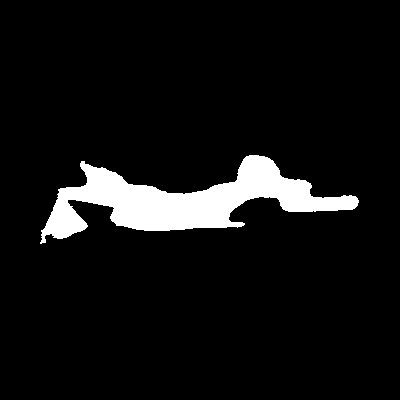
#> input picture envs_new/maps/field_coverage/field/field_1.png, 400 x 400 px, given as the content of the folder /home/lzh/HouseExpo, which was not available
$ python convert_houseexpo_to_indoor_coverage.py
#> lines starting #> are read from the running program, lines starting #| are printed output that depends on the picture; after the words box and inside, x2 and y2 are one past the last pixel; in counts of white or black regions, pixels touching at a corner belong together; pictures that were not available may be replaced by others from this repository, and a replacement may not be noted
#!/usr/bin/env python3
"""
HouseExpo 数据集转换脚本 - 将 HouseExpo PNG 转换为 NewCppRL 格式

处理逻辑：
1. 等比缩放：长边→320，短边等比
2. 居中放置到 400×400 黑色画布（边界外为障碍物）
3. 生成配对的 field/obstacle PNG

使用方法：
    python envs_new/tools/convert_houseexpo_to_indoor_coverage.py
"""

import cv2
import numpy as np
from PIL import Image
from pathlib import Path
from tqdm import tqdm


def convert_houseexpo(src_dir, output_dir, max_edge=320, canvas_size=400):
    """
    转换 HouseExpo PNG 到 indoor_coverage 格式

    参数：
        src_dir: HouseExpo 目录
        output_dir: 输出目录（包含 field/ 和 obstacle/ 子目录）
        max_edge: 缩放后长边尺寸（默认320，留出边界空间）
        canvas_size: 画布尺寸（默认400）
    """
#> called with src_dir = '/home/lzh/HouseExpo', max_edge = 320, canvas_size = 400
    field_dir = Path(output_dir) / 'field'
    obstacle_dir = Path(output_dir) / 'obstacle'
    field_dir.mkdir(parents=True, exist_ok=True)
    obstacle_dir.mkdir(parents=True, exist_ok=True)

    # 智能接续：找现有最大序号
    existing = list(field_dir.glob('field_*.png'))
    if existing:
        start_idx = max(int(f.stem.split('_')[1]) for f in existing) + 1
    else:
        start_idx = 0

    # 收集 PNG 文件（排除 Zone.Identifier）
    pngs = sorted([f for f in Path(src_dir).glob('*.png') if 'Zone' not in f.name])

    print(f"源目录: {src_dir}")
    print(f"输出目录: {output_dir}")
    print(f"找到 {len(pngs)} 个 PNG 文件")
    print(f"起始序号: {start_idx}")
    print(f"缩放参数: 长边→{max_edge}, 画布→{canvas_size}×{canvas_size}")
    print()

    for i, png_file in enumerate(tqdm(pngs, desc="转换中")):
        idx = start_idx + i

        # 读取图片
        img = np.array(Image.open(png_file).convert('L'))  # 确保灰度
#> img is the input picture: shape (400, 400); 6.9% white; 1 white region, box (x1, y1, x2, y2) and area: (40, 155, 359, 244) 11107
        h, w = img.shape
#> h = 400; w = 400

        # 等比缩放：长边→max_edge
        scale = max_edge / max(h, w)
#> scale = 0.8
        new_h, new_w = int(h * scale), int(w * scale)
#> new_h = 320; new_w = 320
        resized = cv2.resize(img, (new_w, new_h), interpolation=cv2.INTER_NEAREST)
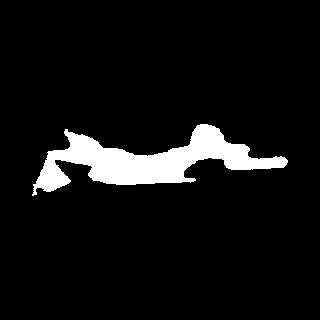
#> resized: shape (320, 320); 6.9% white; 1 white region, box (x1, y1, x2, y2) and area: (32, 124, 288, 196) 7105

        # 二值化（确保只有 0 和 255）
        resized = ((resized > 127) * 255).astype(np.uint8)

        # 创建黑色画布（全障碍物），居中放置
        field = np.zeros((canvas_size, canvas_size), dtype=np.uint8)
        y_off = (canvas_size - new_h) // 2
#> y_off = 40
        x_off = (canvas_size - new_w) // 2
#> x_off = 40
        field[y_off:y_off+new_h, x_off:x_off+new_w] = resized
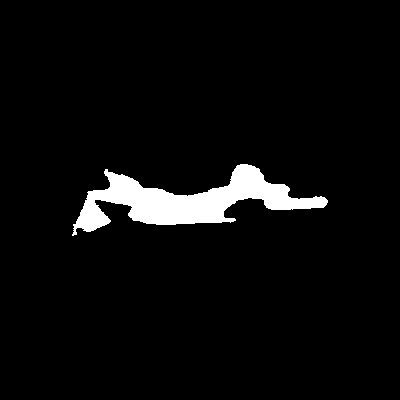
#> field: shape (400, 400); 4.4% white; 1 white region, box (x1, y1, x2, y2) and area: (72, 164, 328, 236) 7105

        # obstacle = 反转
        obstacle = 255 - field

        # 保存
        cv2.imwrite(str(field_dir / f'field_{idx}.png'), field)
        cv2.imwrite(str(obstacle_dir / f'obstacle_{idx}.png'), obstacle)

    print(f"\n✅ 转换完成！共处理 {len(pngs)} 个场景")
    print(f"   序号范围: {start_idx} ~ {start_idx + len(pngs) - 1}")
    print(f"   Field地图: {field_dir}")
    print(f"   Obstacle地图: {obstacle_dir}")


if __name__ == "__main__":
    # 配置路径
    SRC_DIR = '/home/lzh/HouseExpo'
    OUTPUT_DIR = '/home/lzh/NewCppRL/envs_new/maps/indoor_coverage'
    MAX_EDGE = 320      # 长边缩放到 320，留出边界空间
    CANVAS_SIZE = 400   # 与默认场景尺寸一致

    convert_houseexpo(SRC_DIR, OUTPUT_DIR, MAX_EDGE, CANVAS_SIZE)

$ run again, on envs_new/maps/field_coverage/field/field_3.png
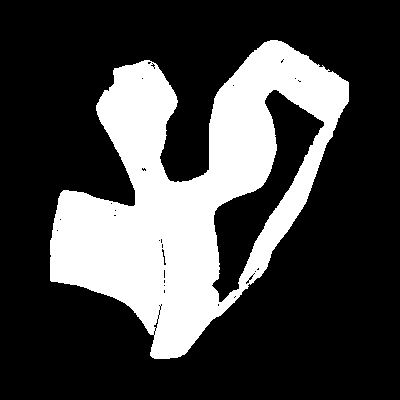
#> input picture envs_new/maps/field_coverage/field/field_3.png, 400 x 400 px, given as the content of the folder /home/lzh/HouseExpo, which was not available
#> in convert_houseexpo, img is the input picture: shape (400, 400); 26.9% white; 1 white region, box (x1, y1, x2, y2) and area: (50, 40, 349, 359) 43041
#> in convert_houseexpo, `resized = cv2.resize(img, (new_w, new_h), interpolation=cv2.INTER_NEAR..`:
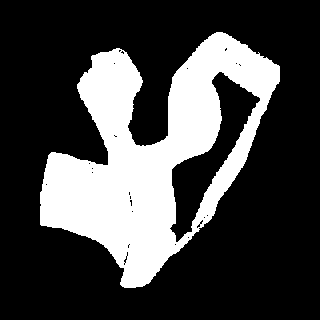
#> resized: shape (320, 320); 26.9% white; 1 white region, box (x1, y1, x2, y2) and area: (40, 32, 280, 288) 27581
#> in convert_houseexpo, `field[y_off:y_off+new_h, x_off:x_off+new_w] = resized`:
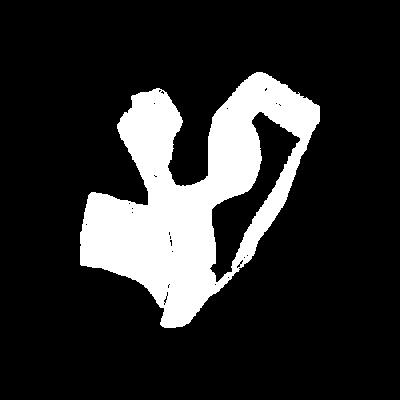
#> field: shape (400, 400); 17.2% white; 1 white region, box (x1, y1, x2, y2) and area: (80, 72, 320, 328) 27581

$ run again, on envs_new/maps/field_coverage/field/field_4.png
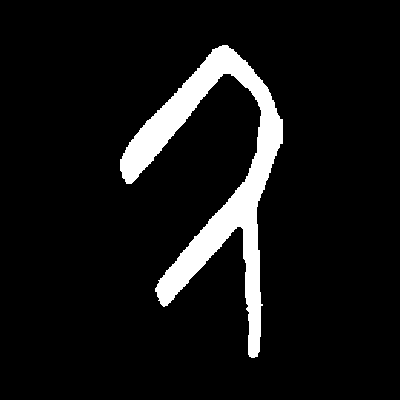
#> input picture envs_new/maps/field_coverage/field/field_4.png, 400 x 400 px, given as the content of the folder /home/lzh/HouseExpo, which was not available
#> in convert_houseexpo, img is the input picture: shape (400, 400); 7.9% white; 1 white region, box (x1, y1, x2, y2) and area: (120, 45, 283, 358) 12635
#> in convert_houseexpo, `resized = cv2.resize(img, (new_w, new_h), interpolation=cv2.INTER_NEAR..`:
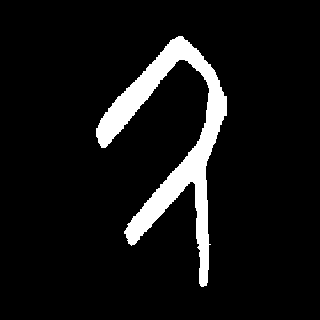
#> resized: shape (320, 320); 7.9% white; 1 white region, box (x1, y1, x2, y2) and area: (96, 36, 227, 287) 8080
#> in convert_houseexpo, `field[y_off:y_off+new_h, x_off:x_off+new_w] = resized`:
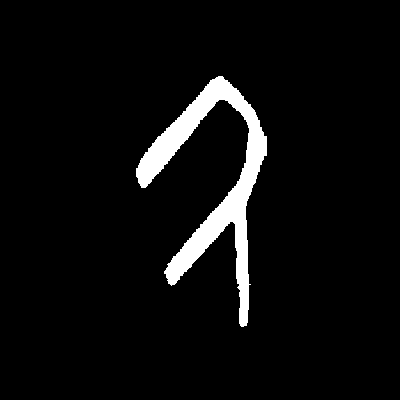
#> field: shape (400, 400); 5.1% white; 1 white region, box (x1, y1, x2, y2) and area: (136, 76, 267, 327) 8080
